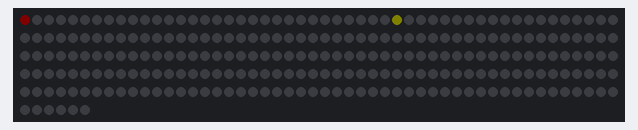
The sketch below on a simulated Arduino Uno, built with avr-gcc and run on an emulated ATmega328P. Shown: 256 RGB LEDs in strip order, left to right, continuing on the next row. Dim RGB values are drawn brighter than linear.

Above: at 0.18 s.
At 7.13 s:
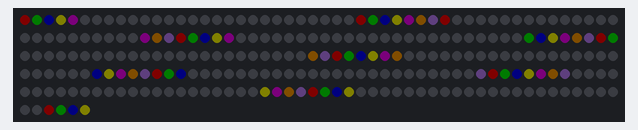
At 14.19 s:
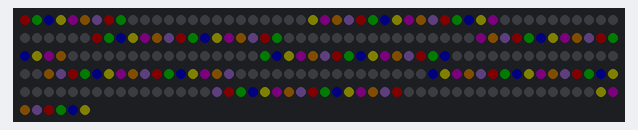
At 21.15 s:
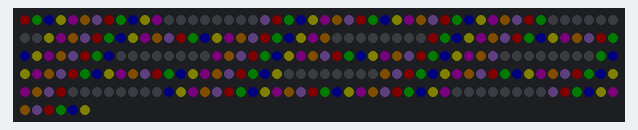
At 28.2 s:
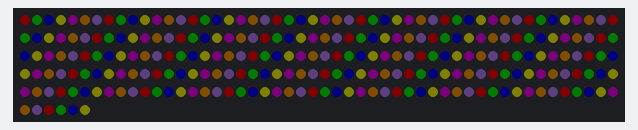
At 39.9 s:
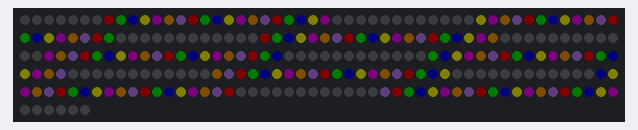

The sketch:

WS2812B_LED_Checker.ino
```cpp
#include <FastLED.h>
#include <stdint.h>  // For uint8_t type

// Pin configuration and LED matrix dimensions
#define LED_PIN 6         // Digital pin connected to the WS2812B data line
#define N_X 16            // Number of LEDs in X direction (width of the matrix)
#define N_Y 16            // Number of LEDs in Y direction (height of the matrix)
#define NUM_LEDS N_X* N_Y // Total number of LEDs in the matrix (256 LEDs)
#define BRIGHTNESS 5      // LED brightness level (0-255, low value to prevent eye strain and reduce power consumption)
#define DELAY_MS 100      // Delay between lighting each LED (in milliseconds)

// Define the LED array that will hold color values for each LED
CRGB leds[NUM_LEDS];

// Array of different colors to cycle through when lighting up the LEDs
// Each color is a predefined constant from the FastLED library
CRGB colors[] = {
  CRGB::Red,      // Pure red
  CRGB::Green,    // Pure green
  CRGB::Blue,     // Pure blue
  CRGB::Yellow,   // Yellow (red + green)
  CRGB::Purple,   // Purple (red + blue)
  CRGB::Orange,   // Orange
  CRGB::Amethyst, // Amethyst (light purple)
};
#define NUM_COLORS (sizeof(colors) / sizeof(colors[0]))  // Calculate number of colors in the array

/**
 * Converts X,Y coordinates to LED index for a U/N-shaped serpentine pattern
 * For counterclockwise rotated 90 degrees S-shape panel.
 *
 * In this pattern, even columns run bottom to top, odd columns run top to bottom:
 *
 * 15,15 14,15 13,15 12,15 ... 1,15  0,15
 *   ↑     ↓     ↑     ↓         ↓     ↑
 * 15,0  14,0  13,0  12,0  ... 1,0   0,0
 *
 * @param x X-coordinate (column, 0-based, 0-15)
 * @param y Y-coordinate (row, 0-based, 0-15)
 * @return The LED index in the strip (0-255)
 */
uint8_t getUNShapeIndex(uint8_t x, uint8_t y) {
  // Check if x is even or odd to determine direction
  uint8_t odd_x = x % 2;
  if (odd_x == 0) {
    // Even columns (0, 2, 4...) run bottom to top
    return x * N_Y + y;
  } else {
    // Odd columns (1, 3, 5...) run top to bottom
    return x * N_Y + (N_Y - 1 - y);
  }
}

/**
 * Converts X,Y coordinates to LED index for a horizontally oriented S-shape pattern
 *
 * In this pattern, even rows run left to right, odd rows run right to left:
 *
 * 0,2  1,2  2,2  ... 14,2  15,2
 *  ↑     ↑     ↑         ↑     ↑
 * 15,1 14,1 13,1 ...  1,1   0,1
 *  ↑     ↑     ↑         ↑     ↑
 * 0,0  1,0  2,0  ... 14,0  15,0
 *
 * @param x X-coordinate (column, 0-based)
 * @param y Y-coordinate (row, 0-based)
 * @return The LED index in the strip
 */
uint8_t get2ShapeIndex(uint8_t x, uint8_t y) {
  // Check if y is even or odd to determine direction
  uint8_t odd_y = y % 2;
  if (odd_y == 0) {
    // Even rows (0, 2, 4...) run left to right
    return y * N_X + x;
  } else {
    // Odd rows (1, 3, 5...) run right to left
    return y * N_X + (N_X - 1 - x);
  }
}

/**
 * Converts X,Y coordinates to LED index for a standard row-by-row pattern (Z-shape)
 *
 * In this pattern, all rows run left to right:
 *
 * 0,2  1,2  2,2  ... 14,2  15,2
 *  ↑     ↑     ↑         ↑     ↑
 * 0,1  1,1  2,1  ... 14,1  15,1
 *  ↑     ↑     ↑         ↑     ↑
 * 0,0  1,0  2,0  ... 14,0  15,0
 *
 * @param x X-coordinate (column, 0-based)
 * @param y Y-coordinate (row, 0-based)
 * @return The LED index in the strip
 */
uint8_t getIndex(uint8_t x, uint8_t y) {
  // Simple row-major ordering
  return y * N_X + x;
}

/**
 * Setup function runs once when the Arduino starts
 */
void setup() {
  // Initialize the FastLED library with the correct LED type, data pin, and color order
  FastLED.addLeds<WS2812B, LED_PIN, GRB>(leds, NUM_LEDS);
  // Set the brightness level of the LEDs
  FastLED.setBrightness(BRIGHTNESS);
  // Turn off all LEDs by setting them to black
  fill_solid(leds, NUM_LEDS, CRGB::Black);
  // Update the physical LED strip with the current values
  FastLED.show();
}

/**
 * Main loop function that runs repeatedly
 */
void loop() {
  // Light each LED one by one with cycling colors
  for (uint8_t y = 0; y < N_Y; y++) {
    for (uint8_t x = 0; x < N_X; x++) {
      // Print x and y as integers since Serial.println() doesn't handle uint8_t correctly
      Serial.print("X: "); Serial.print((int)x);
      Serial.print(", Y: "); Serial.println((int)y);  // Debug output of current x,y coordinates
      // Convert x,y coordinates to LED index using the horizontal S-shape pattern
      uint8_t i = getUNShapeIndex(x, y);
      // Set the LED to a color based on its position in the matrix
      leds[i] = colors[i % NUM_COLORS];
      // Update the physical LED strip
      FastLED.show();
      // Wait before moving to the next LED
      delay(DELAY_MS);
    }
  }

  // Pause when all LEDs are lit
  delay(1000);

  // Turn off each LED one by one
  for (uint8_t y = 0; y < N_Y; y++) {
    for (uint8_t x = 0; x < N_X; x++) {
      // Convert x,y coordinates to LED index using the horizontal S-shape pattern
      uint8_t i = getUNShapeIndex(x, y);
      // Turn off the LED by setting it to black
      leds[i] = CRGB::Black;
      // Update the physical LED strip
      FastLED.show();
      // Wait before moving to the next LED
      delay(DELAY_MS);
    }
  }
  // Pause before starting the cycle again
  delay(500);
}
```
